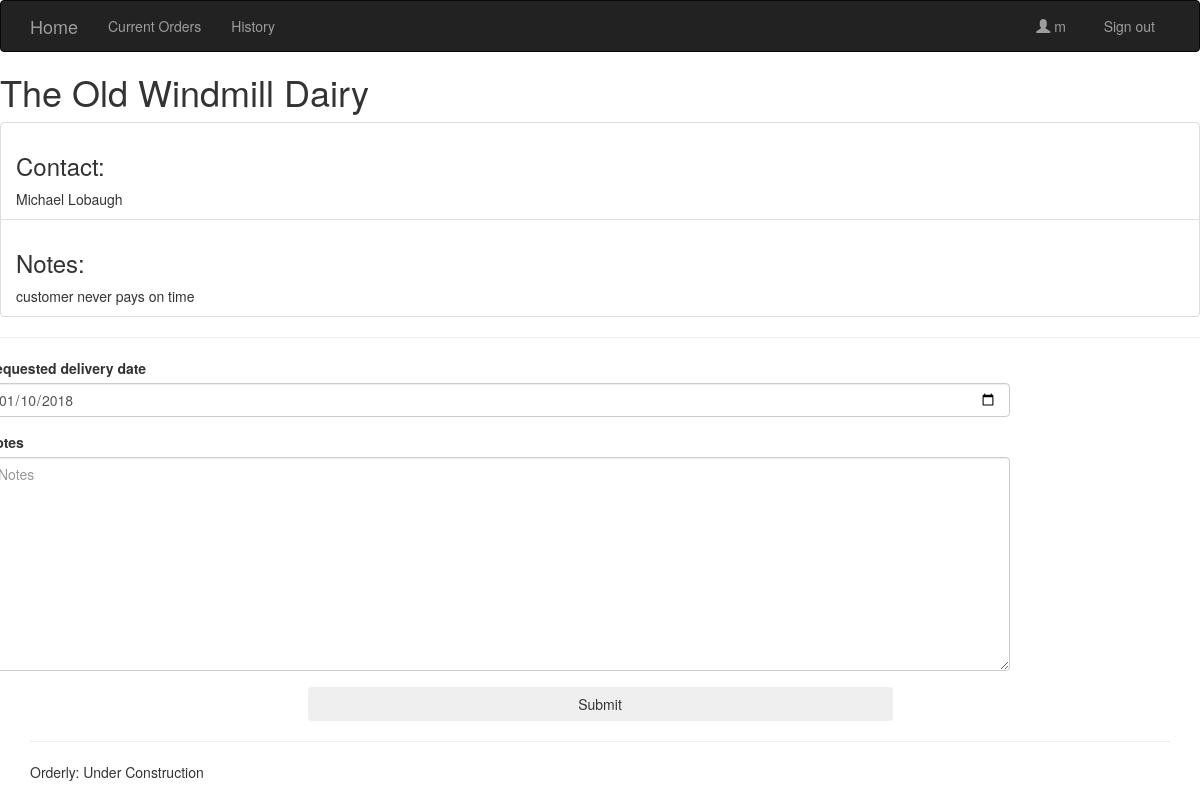
The app's page /owd/ (signed in) with its own data.
### orders/models.py (models this page shows, shortened)
class Business(models.Model):
  business_name = models.CharField(max_length=60)
  contact_name = models.CharField(max_length=60)
  website = models.URLField(max_length=200, blank=True)
  email = models.EmailField(max_length=254, blank=True)
  phone = models.CharField(max_length=15, blank=True)
  address = models.CharField(max_length=260, blank=True)
  about = models.TextField(max_length=600, null=True, default=None)
  account = models.OneToOneField(userModels.Account, related_name='business', null=True, default=None, on_delete=models.CASCADE)
  picture = models.OneToOneField(userModels.Picture, related_name='business', blank=True, null=True, on_delete=models.CASCADE)
  class Meta:
      verbose_name_plural = "businesses"

class Connection(models.Model):
  vendor = models.ForeignKey(Business, related_name='vendor', on_delete=models.CASCADE)
  customer = models.ForeignKey(Business, related_name='customer', on_delete=models.CASCADE)
  since = models.DateField('connected since', default=date.today)
  notes = models.TextField(max_length=600, blank=True, null=True) #notes that the VENDOR can view/edit.

### orders/views.py (the view, shortened to what this page needs)
# urls.py: path('<slug:slug>/', views.about, name='about'),
def about(request, slug):
  business = get_object_or_404(Business, account__slug=slug)
  context = {'business': business}
  try:
    connection = Connection.objects.get(vendor=request.user.account.business.id, customer=business)
    context['connection'] = connection
  except:
    pass
  formset = OrderItemSet(request.POST or None)
  form = OrderForm(request.POST or None)
  context.update({'form':form, 'formset': formset})
  return render(request, 'orders/about.html', context)

### orders/forms.py
class OrderForm(forms.ModelForm):
  class Meta:
    model = Order
    fields = ['requested_delivery', 'notes', ] # and standing order frequency
    widgets = {'requested_delivery': forms.DateInput(attrs={'type':'date'})}

### orders/templates/orders/about.html (shortened to what this page needs)
{% extends 'base.html' %}
{% load bootstrap3 %}
{% block content %}
<h1>{{ business.business_name }}</h1>
<ul class="list-group">
  <li class="list-group-item"><h3>Contact:</h3>{{business.contact_name}}</li>
  {% if connection.notes %}
    <li class="list-group-item"><h3>Notes:</h3>{{connection.notes}}</li>
  {% endif %}
</ul>
<hr/>
{% include 'orders/orderform.html' with form=form formset=formset thanks=thanks %}
{% endblock %}

### shared_templates/base.html (shortened to what this page needs)
{% load static from staticfiles %}
{% load bootstrap3 %}
<!DOCTYPE html>
<html lang="en">
  <head>
    {% bootstrap_css %}
    <link rel="stylesheet" href="http://code.jquery.com/ui/1.8.18/themes/base/jquery-ui.css" type="text/css" media="all"/>
    <link href="{% static 'orders/css/orders.css' %}" rel="stylesheet">
  </head>
<body>
  <div class="wrapper">
    <div class="navbar navbar-inverse">
      <div class="container">
        <div class="navbar-header">
          <a class="navbar-brand" href="{% url 'users:index' %}">Home</a>
        </div>
        <div class="navbar-collapse collapse">
          <ul class="nav navbar-nav">
            <li class=""><a href="{% url 'orders:orders' %}">Current Orders</a></li>
            <li class=""><a href="{% url 'orders:history' %}">History</a></li>
          </ul>
          {% block nav_user %}
            {% if user.is_authenticated %}
              <ul class="nav navbar-nav navbar-right">
                <li id="nav-username"><a href="{% url 'orders:index' %}">
                  <span class="glyphicon glyphicon-user"></span>  {{ user.get_username }} &nbsp; </a>
                </li>
                <li>
                  <a href="{% url 'logout' %}">Sign out</a>
                </li>
              </ul>
            {% endif %}
          {% endblock %}
        </div>
      </div>
    </div>
{% block content %}
{% endblock %}
  </div> {% comment %} wrapper ends {% endcomment %}
  <div id="page-footer">
	<div class="container">
	  <footer>
		<hr />
		<p>Orderly: Under Construction</p>
	  </footer>
    </div>
  </div>
</body>
</html>

### orders/static/orders/css/orders.css (style rules this page uses)
a { color: #383838; }

### records on screen
Business: business_name "The Old Windmill Dairy", contact_name "Michael Lobaugh"
Connection: notes "customer never pays on time"

### other values on screen
{{ user.get_username }} "m"
